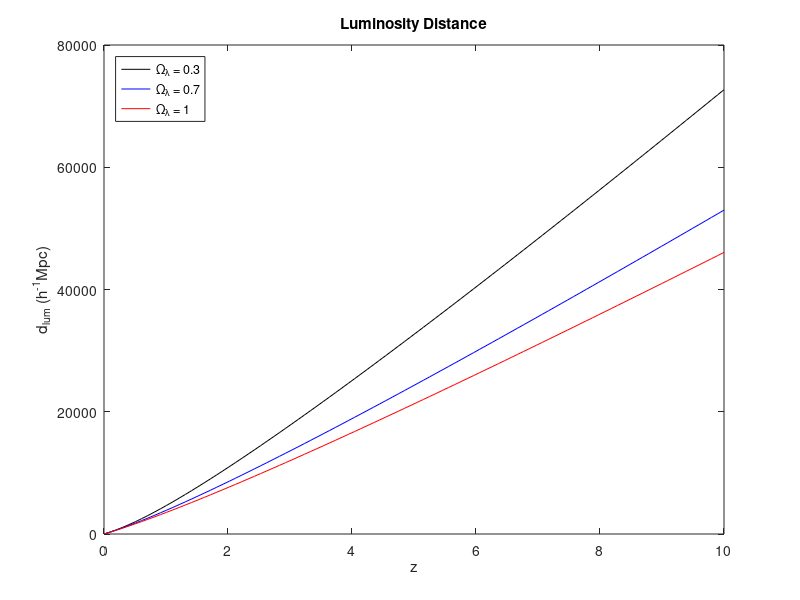

Source code (MATLAB):
f = @(z) 1./((1+z).^3).^(1/2);
g = @(z) 1./(0.7+0.3.*(1+z).^3).^(1/2);
h = @(z) 1./(0.3+0.7.*(1+z).^3).^(1/2);
X = linspace(0,10);
for i = 1:100
   g1 = integral(g,0,X(i));
   dg(i) = 2997.92458*(g1)*(1+X(i));
   f1 = integral(f,0,X(i));
   df(i) = 2997.92458*(f1)*(1+X(i));
   h1 = integral(h,0,X(i));
   dh(i) = 2997.92458*(h1)*(1+X(i));
end
plot(X,dg,'black',X,dh,'blue',X,df,'red')
title('Luminosity Distance')
xlabel('z')
ylabel('d_{lum} (h^{-1}Mpc)')
legend('\Omega_\lambda = 0.3','\Omega_\lambda = 0.7','\Omega_\lambda = 1','location','northwest')


